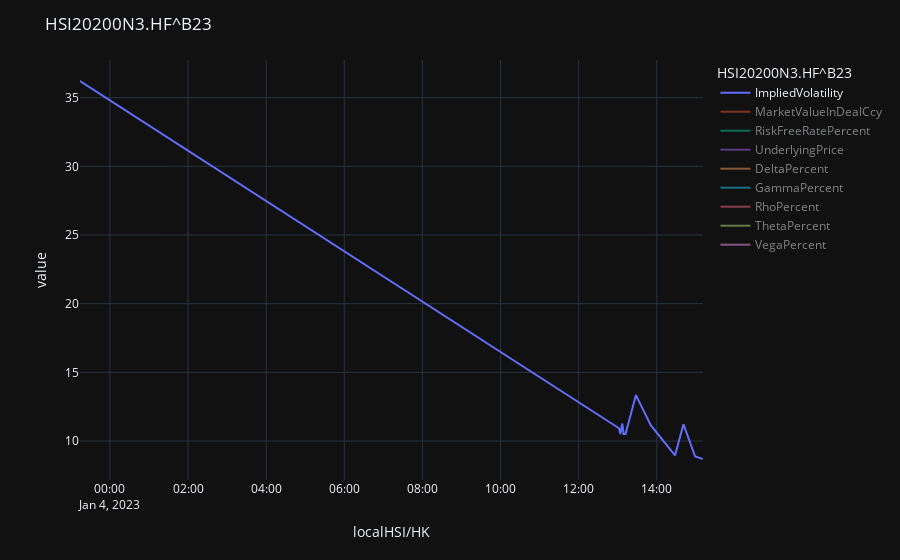

Notebook source saved alongside this figure:
### Code cell
# # Create Graph's Dataframe

for i_str in HSI_IPA_df_graph0.columns:
    HSI_IPA_df_graph0[i_str] = pd.to_numeric(HSI_IPA_df_graph0[i_str])


# # Create plot layout

fig: plotly.graph_objs._figure.Figure = px.line(HSI_IPA_df_graph0)  # This is just to see the implied vol graph when that field is available

# Format Graph: https://plotly.com/python/tick-formatting/
fig.update_layout(
    title=list(HSI_test['valid_ric'][0].keys())[0],
    template='plotly_dark')

# Make it so that only one line is shown by default: # https://stackoverflow.com/questions/73384807/plotly-express-plot-subset-of-dataframe-columns-by-default-and-the-rest-as-opt
fig.for_each_trace(lambda t: t.update(
    visible=True if t.name in HSI_IPA_df_graph0.columns[:1] else "legendonly"))


# # Add shade in Non Trading Hours

# Create purple areas for weekends:
shapes: list[dict[str, str | dict[str, str | int] | pd._libs.tslibs.timestamps.Timestamp]] = [
    {'type': "rect", 'xref': 'x', 'yref': 'paper',
     'fillcolor': 'purple', 'opacity': 0.35,
     "line": {"color": "purple", "width": 0},
     'x0': i[0], 'y0': 0,
     'x1': i[1], 'y1': 1}
     for i in Get_weekend_days(df=HSI_IPA_df_graph0, tz=None)]

fig.update_layout(shapes=shapes,)

fig.show()

### Figure 1 — Plotly figure (JSON) as saved in the notebook; plotly's stock layout.template omitted (floating-point values rounded to 4 significant figures)
{"data": [{"hovertemplate": "HSI20200N3.HF^B23=ImpliedVolatility<br>localHSI/HK=%{x}<br>value=%{y}<extra></extra>", "legendgroup": "ImpliedVolatility", "line": {"color": "#636efa", "dash": "solid"}, "marker": {"symbol": "circle"}, "mode": "lines", "name": "ImpliedVolatility", "orientation": "v", "showlegend": true, "type": "scatter", "visible": true, "x": ["2023-01-03T23:14:00+08:00", "2023-01-04T13:02:00+08:00", "2023-01-04T13:04:00+08:00", "2023-01-04T13:07:00+08:00", "2023-01-04T13:09:00+08:00", "2023-01-04T13:12:00+08:00", "2023-01-04T13:28:00+08:00", "2023-01-04T13:29:00+08:00", "2023-01-04T13:51:00+08:00", "2023-01-04T14:28:00+08:00", "2023-01-04T14:41:00+08:00", "2023-01-04T14:59:00+08:00", "2023-01-04T15:11:00+08:00"], "xaxis": "x", "y": [36.21, 10.93, 10.51, 11.27, 10.51, 10.51, 13.35, 13.23, 11.14, 8.953, 11.22, 8.87, 8.692], "yaxis": "y"}, {"hovertemplate": "HSI20200N3.HF^B23=MarketValueInDealCcy<br>localHSI/HK=%{x}<br>value=%{y}<extra></extra>", "legendgroup": "MarketValueInDealCcy", "line": {"color": "#EF553B", "dash": "solid"}, "marker": {"symbol": "circle"}, "mode": "lines", "name": "MarketValueInDealCcy", "orientation": "v", "showlegend": true, "type": "scatter", "visible": "legendonly", "x": ["2023-01-03T23:14:00+08:00", "2023-01-04T13:02:00+08:00", "2023-01-04T13:04:00+08:00", "2023-01-04T13:07:00+08:00", "2023-01-04T13:09:00+08:00", "2023-01-04T13:12:00+08:00", "2023-01-04T13:28:00+08:00", "2023-01-04T13:29:00+08:00", "2023-01-04T13:51:00+08:00", "2023-01-04T14:28:00+08:00", "2023-01-04T14:41:00+08:00", "2023-01-04T14:59:00+08:00", "2023-01-04T15:11:00+08:00"], "xaxis": "x", "y": [805, 661, 655, 666, 655, 655, 699, 697, 664, 635, 665, 634, 632], "yaxis": "y"}, {"hovertemplate": "HSI20200N3.HF^B23=RiskFreeRatePercent<br>localHSI/HK=%{x}<br>value=%{y}<extra></extra>", "legendgroup": "RiskFreeRatePercent", "line": {"color": "#00cc96", "dash": "solid"}, "marker": {"symbol": "circle"}, "mode": "lines", "name": "RiskFreeRatePercent", "orientation": "v", "showlegend": true, "type": "scatter", "visible": "legendonly", "x": ["2023-01-03T23:14:00+08:00", "2023-01-04T13:02:00+08:00", "2023-01-04T13:04:00+08:00", "2023-01-04T13:07:00+08:00", "2023-01-04T13:09:00+08:00", "2023-01-04T13:12:00+08:00", "2023-01-04T13:28:00+08:00", "2023-01-04T13:29:00+08:00", "2023-01-04T13:51:00+08:00", "2023-01-04T14:28:00+08:00", "2023-01-04T14:41:00+08:00", "2023-01-04T14:59:00+08:00", "2023-01-04T15:11:00+08:00"], "xaxis": "x", "y": [0.7605, 0.7255, 0.7255, 0.7255, 0.7255, 0.7255, 0.7255, 0.7255, 0.7255, 0.7255, 0.7255, 0.7255, 0.7255], "yaxis": "y"}, {"hovertemplate": "HSI20200N3.HF^B23=UnderlyingPrice<br>localHSI/HK=%{x}<br>value=%{y}<extra></extra>", "legendgroup": "UnderlyingPrice", "line": {"color": "#ab63fa", "dash": "solid"}, "marker": {"symbol": "circle"}, "mode": "lines", "name": "UnderlyingPrice", "orientation": "v", "showlegend": true, "type": "scatter", "visible": "legendonly", "x": ["2023-01-03T23:14:00+08:00", "2023-01-04T13:02:00+08:00", "2023-01-04T13:04:00+08:00", "2023-01-04T13:07:00+08:00", "2023-01-04T13:09:00+08:00", "2023-01-04T13:12:00+08:00", "2023-01-04T13:28:00+08:00", "2023-01-04T13:29:00+08:00", "2023-01-04T13:51:00+08:00", "2023-01-04T14:28:00+08:00", "2023-01-04T14:41:00+08:00", "2023-01-04T14:59:00+08:00", "2023-01-04T15:11:00+08:00"], "xaxis": "x", "y": [20150.0, 20790.0, 20790.0, 20790.0, 20790.0, 20790.0, 20790.0, 20790.0, 20790.0, 20790.0, 20790.0, 20790.0, 20790.0], "yaxis": "y"}, {"hovertemplate": "HSI20200N3.HF^B23=DeltaPercent<br>localHSI/HK=%{x}<br>value=%{y}<extra></extra>", "legendgroup": "DeltaPercent", "line": {"color": "#FFA15A", "dash": "solid"}, "marker": {"symbol": "circle"}, "mode": "lines", "name": "DeltaPercent", "orientation": "v", "showlegend": true, "type": "scatter", "visible": "legendonly", "x": ["2023-01-03T23:14:00+08:00", "2023-01-04T13:02:00+08:00", "2023-01-04T13:04:00+08:00", "2023-01-04T13:07:00+08:00", "2023-01-04T13:09:00+08:00", "2023-01-04T13:12:00+08:00", "2023-01-04T13:28:00+08:00", "2023-01-04T13:29:00+08:00", "2023-01-04T13:51:00+08:00", "2023-01-04T14:28:00+08:00", "2023-01-04T14:41:00+08:00", "2023-01-04T14:59:00+08:00", "2023-01-04T15:11:00+08:00"], "xaxis": "x", "y": [0.5123, 0.8356, 0.8449, 0.8284, 0.8449, 0.8449, 0.7899, 0.7919, 0.8312, 0.8824, 0.8298, 0.8847, 0.8893], "yaxis": "y"}, {"hovertemplate": "HSI20200N3.HF^B23=GammaPercent<br>localHSI/HK=%{x}<br>value=%{y}<extra></extra>", "legendgroup": "GammaPercent", "line": {"color": "#19d3f3", "dash": "solid"}, "marker": {"symbol": "circle"}, "mode": "lines", "name": "GammaPercent", "orientation": "v", "showlegend": true, "type": "scatter", "visible": "legendonly", "x": ["2023-01-03T23:14:00+08:00", "2023-01-04T13:02:00+08:00", "2023-01-04T13:04:00+08:00", "2023-01-04T13:07:00+08:00", "2023-01-04T13:09:00+08:00", "2023-01-04T13:12:00+08:00", "2023-01-04T13:28:00+08:00", "2023-01-04T13:29:00+08:00", "2023-01-04T13:51:00+08:00", "2023-01-04T14:28:00+08:00", "2023-01-04T14:41:00+08:00", "2023-01-04T14:59:00+08:00", "2023-01-04T15:11:00+08:00"], "xaxis": "x", "y": [0.0001927, 0.0003879, 0.0003885, 0.0003867, 0.0003885, 0.0003885, 0.0003699, 0.0003712, 0.0003873, 0.0003775, 0.000387, 0.000376, 0.0003727], "yaxis": "y"}, {"hovertemplate": "HSI20200N3.HF^B23=RhoPercent<br>localHSI/HK=%{x}<br>value=%{y}<extra></extra>", "legendgroup": "RhoPercent", "line": {"color": "#FF6692", "dash": "solid"}, "marker": {"symbol": "circle"}, "mode": "lines", "name": "RhoPercent", "orientation": "v", "showlegend": true, "type": "scatter", "visible": "legendonly", "x": ["2023-01-03T23:14:00+08:00", "2023-01-04T13:02:00+08:00", "2023-01-04T13:04:00+08:00", "2023-01-04T13:07:00+08:00", "2023-01-04T13:09:00+08:00", "2023-01-04T13:12:00+08:00", "2023-01-04T13:28:00+08:00", "2023-01-04T13:29:00+08:00", "2023-01-04T13:51:00+08:00", "2023-01-04T14:28:00+08:00", "2023-01-04T14:41:00+08:00", "2023-01-04T14:59:00+08:00", "2023-01-04T15:11:00+08:00"], "xaxis": "x", "y": [7.656, 13.18, 13.34, 13.06, 13.34, 13.34, 12.4, 12.43, 13.09, 13.94, 13.05, 13.97, 14.04], "yaxis": "y"}, {"hovertemplate": "HSI20200N3.HF^B23=ThetaPercent<br>localHSI/HK=%{x}<br>value=%{y}<extra></extra>", "legendgroup": "ThetaPercent", "line": {"color": "#B6E880", "dash": "solid"}, "marker": {"symbol": "circle"}, "mode": "lines", "name": "ThetaPercent", "orientation": "v", "showlegend": true, "type": "scatter", "visible": "legendonly", "x": ["2023-01-03T23:14:00+08:00", "2023-01-04T13:02:00+08:00", "2023-01-04T13:04:00+08:00", "2023-01-04T13:07:00+08:00", "2023-01-04T13:09:00+08:00", "2023-01-04T13:12:00+08:00", "2023-01-04T13:28:00+08:00", "2023-01-04T13:29:00+08:00", "2023-01-04T13:51:00+08:00", "2023-01-04T14:28:00+08:00", "2023-01-04T14:41:00+08:00", "2023-01-04T14:59:00+08:00", "2023-01-04T15:11:00+08:00"], "xaxis": "x", "y": [-14.25, -3.076, -2.876, -3.238, -2.876, -2.876, -4.216, -4.16, -3.177, -2.143, -3.213, -2.104, -2.022], "yaxis": "y"}, {"hovertemplate": "HSI20200N3.HF^B23=VegaPercent<br>localHSI/HK=%{x}<br>value=%{y}<extra></extra>", "legendgroup": "VegaPercent", "line": {"color": "#FF97FF", "dash": "solid"}, "marker": {"symbol": "circle"}, "mode": "lines", "name": "VegaPercent", "orientation": "v", "showlegend": true, "type": "scatter", "visible": "legendonly", "x": ["2023-01-03T23:14:00+08:00", "2023-01-04T13:02:00+08:00", "2023-01-04T13:04:00+08:00", "2023-01-04T13:07:00+08:00", "2023-01-04T13:09:00+08:00", "2023-01-04T13:12:00+08:00", "2023-01-04T13:28:00+08:00", "2023-01-04T13:29:00+08:00", "2023-01-04T13:51:00+08:00", "2023-01-04T14:28:00+08:00", "2023-01-04T14:41:00+08:00", "2023-01-04T14:59:00+08:00", "2023-01-04T15:11:00+08:00"], "xaxis": "x", "y": [22.78, 14.46, 13.92, 14.86, 13.92, 13.92, 16.83, 16.74, 14.7, 11.5, 14.77, 11.34, 11.01], "yaxis": "y"}], "layout": {"legend": {"title": {"text": "HSI20200N3.HF^B23"}, "tracegroupgap": 0}, "margin": {"t": 60}, "title": {"text": "HSI20200N3.HF^B23"}, "xaxis": {"anchor": "y", "domain": [0, 1], "title": {"text": "localHSI/HK"}}, "yaxis": {"anchor": "x", "domain": [0, 1], "title": {"text": "value"}}}}
